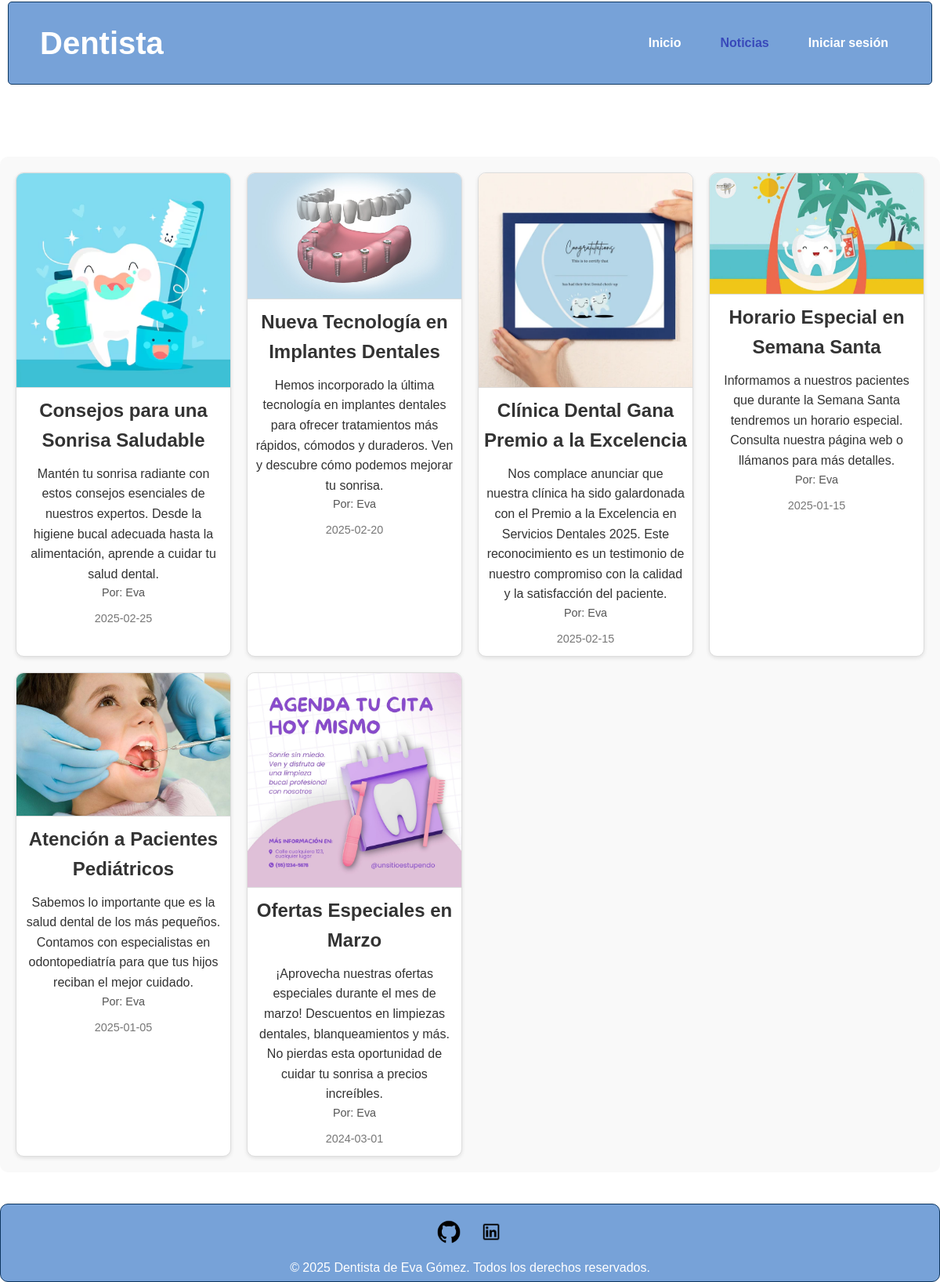
/noticias.php, run on the app's committed database.
### tables this page shows
CREATE TABLE noticias (
    idNoticia INT AUTO_INCREMENT PRIMARY KEY,
    titulo VARCHAR(255) NOT NULL UNIQUE,
    imagen VARCHAR(255) NOT NULL,
    texto TEXT NOT NULL,
    fecha DATE NOT NULL,
    idUser INT NOT NULL,
    FOREIGN KEY (idUser) REFERENCES users_data(idUser)
);

CREATE TABLE users_data (
    idUser INT AUTO_INCREMENT PRIMARY KEY,
    nombre VARCHAR(255) NOT NULL,
    apellidos VARCHAR(255) NOT NULL,
    email VARCHAR(255) NOT NULL UNIQUE,
    telefono VARCHAR(50) NOT NULL,
    fecha_nacimiento DATE NOT NULL,
    direccion TEXT,
    sexo ENUM('Masculino', 'Femenino', 'Otro') NOT NULL
);

### noticias.php (the view, shortened to what this page needs)
<?php
include("config.php");
$result = $conn->query("SELECT n.titulo, n.imagen, n.texto, n.fecha, u.nombre FROM noticias n JOIN users_data u ON n.idUser = u.idUser ORDER BY n.fecha DESC");
?>
<?php include("header.php"); ?>
<!DOCTYPE html>
<html lang="es">
<head>
    <link rel="stylesheet" href="styles.css">
</head>
<body>
<div class="news-page">
    <div class="news-grid">
        <?php
        while ($row = $result->fetch_assoc()) {
            echo "<div class='news-item'>";
            echo "<img src='img/{$row['imagen']}' alt='{$row['titulo']}'>";
            echo "<h3>{$row['titulo']}</h3>";
            echo "<p>{$row['texto']}</p>";
            echo "<p class='author'>Por: {$row['nombre']}</p>";
            echo "<p class='date'>{$row['fecha']}</p>";
            echo "</div>";
        }
        ?>
    </div>
</div>
</body>
<?php include("footer.php"); ?>
</html>

### header.php (shortened to what this page needs)
<header>
    <h1>Dentista</h1>
    <nav>
        <ul>
            <li><a href="index.php" class="<?php echo basename($_SERVER['PHP_SELF']) == 'index.php' ? 'active' : ''; ?>">Inicio</a></li>
            <li><a href="noticias.php" class="<?php echo basename($_SERVER['PHP_SELF']) == 'noticias.php' ? 'active' : ''; ?>">Noticias</a></li>
            <?php if (isset($_SESSION['idUser'])): ?>
            <li><a href="perfil.php" class="<?php echo basename($_SERVER['PHP_SELF']) == 'perfil.php' ? 'active' : ''; ?>">Perfil</a></li>
                <li><a href="logout.php">Cerrar sesión</a></li>
            <?php else: ?>
                <li><a href="login.php">Iniciar sesión</a></li>
            <?php endif; ?>
        </ul>
    </nav>
</header>

### footer.php
<footer>
    <div class="social-media">
        <a href="https://github.com/evagmezz" target="_blank"><img src="./img/github.png" alt="GitHub"></a>
        <a href="https://www.linkedin.com/in/eva-gomez-2811392a1/" target="_blank"><img src="./img/linkedin.png" alt="LinkedIn"></a>
    </div>
    <p class="derechos">&copy; 2025 Dentista de Eva Gómez. Todos los derechos reservados.</p>
</footer>

### styles.css (style rules this page uses)
* { margin: 0; padding: 0; box-sizing: border-box; }
body, html { padding-top: 90px; font-family: Arial, sans-serif; line-height: 1.6; color: #333; margin: 0; min-height: 100vh; display: flex; flex-direction: column; grid-template-rows: auto 1fr auto; }
header { background-color: #77a2d8; color: white; padding: 20px 40px; border: 1px solid #0e3760; border-radius: 5px; margin: 2px 10px 20px 10px; display: flex; justify-content: space-between; align-items: center; position: fixed; top: 0; left: 0; right: 0; z-index: 1000; }
header h1 { font-size: 2.5rem; margin: 0; }
nav ul { list-style-type: none; margin: 0; padding: 0; display: flex; gap: 20px; }
nav ul li { display: inline; }
nav ul li a { color: white; text-decoration: none; font-weight: bold; padding: 10px 15px; border-radius: 5px; transition: background-color 0.3s ease; }
.active { color: #3849ba; }
footer { background-color: #77a2d8; border: 1px solid #0e3760; text-align: center; padding: 20px 0; width: 100%; height: 100px; margin: 20px 0 0 0; border-radius: 10px; color: white; }
.social-media { margin-bottom: 10px; }
.social-media a { margin: 0 10px; }
.social-media img { width: 30px; height: auto; }
.news-page { padding: 20px; background-color: #f9f9f9; border-radius: 10px; margin: 20px auto; max-width: 1200px; }
.news-grid { display: grid; grid-template-columns: repeat(4, 1fr); gap: 20px; }
.news-item { background-color: white; border: 1px solid #ddd; border-radius: 10px; overflow: hidden; box-shadow: 0 2px 5px rgba(0, 0, 0, 0.1); max-width: 300px; text-align: center; }
.news-item img { width: 100%; height: auto; border-bottom: 1px solid #ddd; }
.news-item h3 { font-size: 1.5rem; margin: 10px 0; }
.news-item p { padding: 0 10px; font-size: 1rem; color: #333; }
.news-item .date { font-size: 0.9rem; color: #777; margin-bottom: 10px; }
.news-item .author { font-size: 0.9rem; color: #555; margin-bottom: 10px; }

### data on the page
noticias: imagen (picture), titulo "Consejos para una Sonrisa Saludable", texto "Mantén tu sonrisa radiante con estos consejos esenciales de nuestros expertos. Desde la higiene bucal adecuada hasta la alimentación, aprende a cuidar tu salud dental.", idUser.nombre "Eva", fecha "2025-02-25"
noticias: imagen (picture), titulo "Nueva Tecnología en Implantes Dentales", texto "Hemos incorporado la última tecnología en implantes dentales para ofrecer tratamientos más rápidos, cómodos y duraderos. Ven y descubre cómo podemos mejorar tu sonrisa.", idUser.nombre "Eva", fecha "2025-02-20"
noticias: imagen (picture), titulo "Clínica Dental Gana Premio a la Excelencia", texto "Nos complace anunciar que nuestra clínica ha sido galardonada con el Premio a la Excelencia en Servicios Dentales 2025. Este reconocimiento es un testimonio de nuestro compromiso con la calidad y la satisfacción del paciente.", idUser.nombre "Eva", fecha "2025-02-15"
noticias: imagen (picture), titulo "Horario Especial en Semana Santa", texto "Informamos a nuestros pacientes que durante la Semana Santa tendremos un horario especial. Consulta nuestra página web o llámanos para más detalles.", idUser.nombre "Eva", fecha "2025-01-15"
noticias: imagen (picture), titulo "Atención a Pacientes Pediátricos", texto "Sabemos lo importante que es la salud dental de los más pequeños. Contamos con especialistas en odontopediatría para que tus hijos reciban el mejor cuidado.", idUser.nombre "Eva", fecha "2025-01-05"
noticias: imagen (picture), titulo "Ofertas Especiales en Marzo", texto "¡Aprovecha nuestras ofertas especiales durante el mes de marzo! Descuentos en limpiezas dentales, blanqueamientos y más. No pierdas esta oportunidad de cuidar tu sonrisa a precios increíbles.", idUser.nombre "Eva", fecha "2024-03-01"
